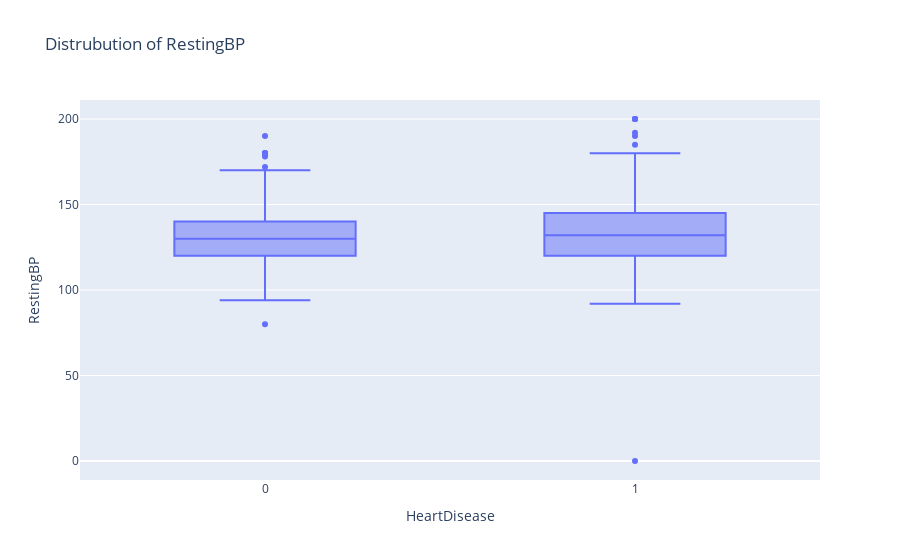

This figure's notebook cell:
### Code cell
fig = px.box(df,y="RestingBP",x="HeartDisease",title=f"Distrubution of RestingBP")
fig.show()

### Figure 1 — Plotly figure (JSON) as saved in the notebook; plotly's stock layout.template omitted (floating-point values rounded to 4 significant figures; data arrays with more than 128 entries replaced by an {"elided": "..."} marker saying what was removed)
{"data": [{"alignmentgroup": "True", "hovertemplate": "HeartDisease=%{x}<br>RestingBP=%{y}<extra></extra>", "legendgroup": "", "marker": {"color": "#636efa"}, "name": "", "notched": false, "offsetgroup": "", "orientation": "v", "showlegend": false, "type": "box", "x": {"elided": "918 int values"}, "x0": " ", "xaxis": "x", "y": {"elided": "918 int values"}, "y0": " ", "yaxis": "y"}], "layout": {"boxmode": "group", "legend": {"tracegroupgap": 0}, "title": {"text": "Distrubution of RestingBP"}, "xaxis": {"anchor": "y", "domain": [0, 1], "title": {"text": "HeartDisease"}}, "yaxis": {"anchor": "x", "domain": [0, 1], "title": {"text": "RestingBP"}}}}
